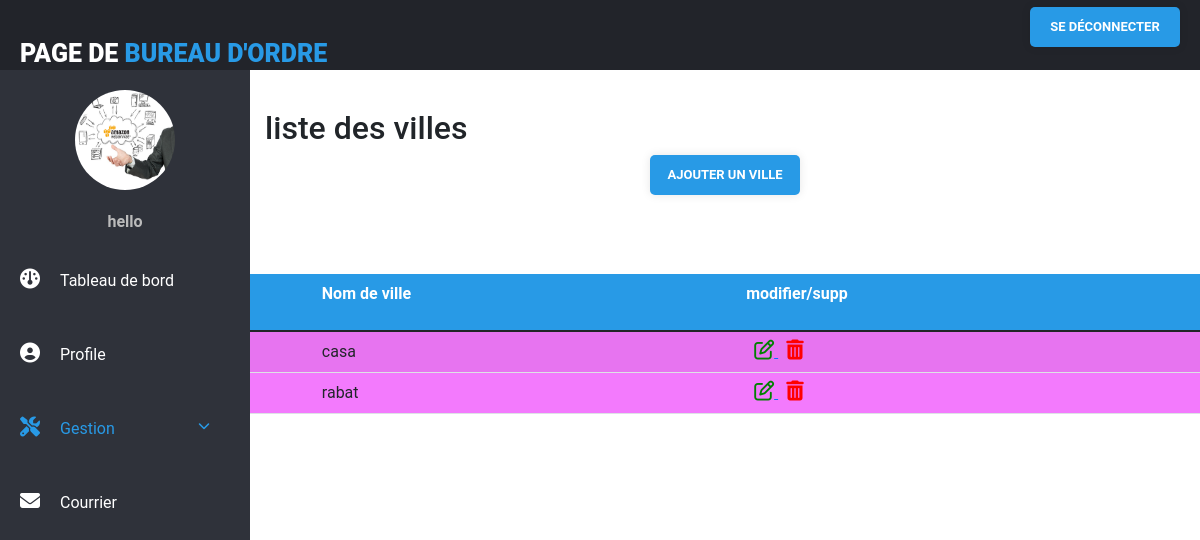
The page /app_web_final/view_ville.php (signed in) on the database its author committed.
### tables this page shows
CREATE TABLE `user_form` (
  `id` int(11) NOT NULL,
  `name` varchar(255) NOT NULL,
  `email` varchar(255) NOT NULL,
  `utilname` varchar(255) NOT NULL,
  `password` varchar(255) NOT NULL,
  `image` varchar(255) NOT NULL,
  `direction` varchar(255) NOT NULL,
  `utiltype` varchar(50) NOT NULL DEFAULT 'Utilisateur'
);

CREATE TABLE `ville` (
  `ville_id` int(11) NOT NULL,
  `ville` varchar(50) NOT NULL
);

### app_web_final/view_ville.php (the view, shortened to what this page needs)
<?php
$user_id = $_SESSION['user_id'];
$name = $_SESSION['name'];
?>
<?php
  require_once ('connect.php');
  $ReadSql = "SELECT * FROM `ville` ";
  $res = mysqli_query($con1, $ReadSql);
 ?>
<!DOCTYPE html>
<html lang="en">
<head>
    <link rel="stylesheet" href="css/style2.css">
    <link rel="stylesheet" href="https://cdnjs.cloudflare.com/ajax/libs/font-awesome/5.15.3/css/all.min.css"/>
    <link href="https://cdn.jsdelivr.net/npm/bootstrap@5.1.3/dist/css/bootstrap.min.css" rel="stylesheet">
</head>
<body>
        <div class="wrapper">
            <div class="header">
                <div class="header-menu">
                    <div class="title"><br>Page de <span>  Bureau d'ordre
                     </span>
                  </div>
                    <ul>
                    <a href="home_profil_direction.php?logout=<?php echo $user_id; ?>" class="btn1">Se déconnecter</a>
                    </ul>
                </div>
            </div>
            <div class="sidebar">
                <div class="sidebar-menu">
                    <center class="profile">
                    <?php
      $select = mysqli_query($conn, "SELECT * FROM `user_form` WHERE id = '$user_id'") or die('query failed');
      if(mysqli_num_rows($select) > 0){
         $fetch = mysqli_fetch_assoc($select);
      }
      if($fetch['image'] == ''){
         echo '<img src="images/default-avatar.png">';
      }else{
         echo '<img src="uploaded_img/'.$fetch['image'].'">';
      }
   ?>
                        <p><?php echo $name; ?></p>
                    </center>
                    <li class="item">
                        <a href="home_admin.php" class="menu-btn">
                        <i  class="fas fa-gauge"></i><span>Tableau de bord</span>
                        </a>
                    </li>
                    <li class="item" id="profile">
                        <a href="home_profil_admin.php" class="menu-btn">
                            <i class="fas fa-user-circle"></i><span>Profile </span>
                        </a>
                    </li>
                    <li class="item" id="messages">
                        <a href="#messages" class="menu-btn">
                        <i style="color:#289ae6" class="fas fa-screwdriver-wrench"></i><span style="color:#289ae6">Gestion <i class="fas fa-chevron-down drop-down"></i></span>
                        </a>
                    </li>
                    <li class="item" id="profile">
                        <a href="consulter_admin.php" class="menu-btn">
                        <i class="fas fa-envelope"></i><span>Courrier </span>
                        </a>
                    </li>
                </div>
            </div>
            <div class="main-container">
<br>
<h2>liste des villes</h2>
<center>
<a href="gestion_ville.php">
  <button class="btn1" type="">
    Ajouter un ville
  </button>
</a>
    </center>
</div>
<div >
  <br>
    <div class="row pt-4">
     <table><td>&nbsp &nbsp &nbsp   &nbsp  &nbsp &nbsp &nbsp</td>
    <td>
    <table class="table table-striped mt-3">
      <thead>
        <tr class="cl2">
          <th><p class="cl">id</p></th>
          <th><p class="cl">Nom de ville</p></th>
          <th><p class="cl">modifier/supp</p></th>
        </tr>
      </thead>
      <tbody  class="cl3">
        <?php while ($r = mysqli_fetch_assoc($res)) {
        ?>
        <tr>
          <th scope="row"><?php echo $r['ville_id']; ?></th>
          <td><?php echo $r['ville']; ?></td>
          <td>
            <a href="update_ville.php?id=<?php echo $r['ville_id']; ?>" class="m-2">
              <i class="fa fa-edit fa-2x"></i>
            </a>
            <i class="fa-solid fa-trash-can"
             data-bs-toggle="modal"
             data-bs-target="#exampleModal<?php echo $r['ville_id']; ?>">
             </i>
          </td>
        </tr>
      <?php } ?>
      </tbody>
    </table>
        </td>
        </table>
  </div>
        </div>
</body>
</html>

### app_web_final/css/style2.css (style rules this page uses)
:root { --blue:#3498db; --dark-blue:#2980b9; --red:#e74c3c; --dark-red:#c0392b; --black:#333; --white:#fff; --light-bg:#eee; --box-shadow:0 5px 10px rgba(0,0,0,.1); }
* { font-family: 'Poppins', sans-serif; margin:0; padding:0; box-sizing: border-box; outline: none; border: none; text-decoration: none; }
* { margin: 0; padding: 0; list-style: none; text-decoration: none; box-sizing: border-box; font-family: "Roboto", sans-serif; }
body { background: #fff; }
.wrapper .header { z-index: 1; background: #22242A; position: fixed; width: calc(100% - 0%); height: 70px; display: flex; top: 0; }
.wrapper .header .header-menu { width: calc(100% - 0%); height: 100%; display: flex; justify-content: space-between; align-items: center; padding: 0 20px; }
.wrapper .header .header-menu .title { color: #fff; font-size: 25px; text-transform: uppercase; font-weight: 900; }
.wrapper .header .header-menu .title span { color: #289ae6; }
.wrapper .header .header-menu ul { display: flex; }
.wrapper .sidebar { z-index: 1; background: #2F323A; position: fixed; top: 70px; width: 250px; height: calc(100% - 9%); transition: 0.3s; transition-property: width; overflow-y: auto; }
.wrapper .sidebar .sidebar-menu { overflow: hidden; }
.wrapper .sidebar .sidebar-menu .profile img { margin: 20px 0; width: 100px; height: 100px; border-radius: 50%; }
.wrapper .sidebar .sidebar-menu .profile p { color: #bbb; font-weight: 700; margin-bottom: 10px; }
.wrapper .sidebar .sidebar-menu .item { width: 250px; overflow: hidden; }
.wrapper .sidebar .sidebar-menu .item .menu-btn { display: block; color: #fff; position: relative; padding: 25px 20px; transition: 0.3s; transition-property: color; }
.wrapper .sidebar .sidebar-menu .item .menu-btn i { margin-right: 20px; }
.wrapper .sidebar .sidebar-menu .item .menu-btn .drop-down { float: right; font-size: 12px; margin-top: 3px; }
.wrapper .main-container { width: (100% - 250px); margin-top: 70px; margin-left: 250px; padding: 15px; }
.btn1 { font-family: "Roboto", sans-serif; font-size: 13px; font-weight: bold; background: #289ae6; width: 150px; padding: 10px; text-align: center; text-decoration: none; text-transform: uppercase; color: #fff; border-radius: 5px; cursor: pointer; box-shadow: 0 0 10px rgba(0, 0, 0, 0.1); -webkit-transition-duration: 0.3s; transition-duration: 0.3s; -webkit-transition-property: box-shadow, transform; transition-property: box-shadow, transform; }
.fa-solid { font-size: 40px; color: #289ae6; }

### app_web_final/view_ville.php (style rules this page uses)
.fa-solid { color : red; font-size: 20px; }
.fa { color : green; font-size: 20px; }
.fas { font-size: 20px; }
li a { text-decoration: none; }
.cl { color:#fff; }
.cl2 { background: #289ae6; }
.cl3 { background: #F37AFD; }

### rows shown on the page
user_form: image (picture)
ville: ville "casa"
ville: ville "rabat"

### other values the page prints
$name "hello"
